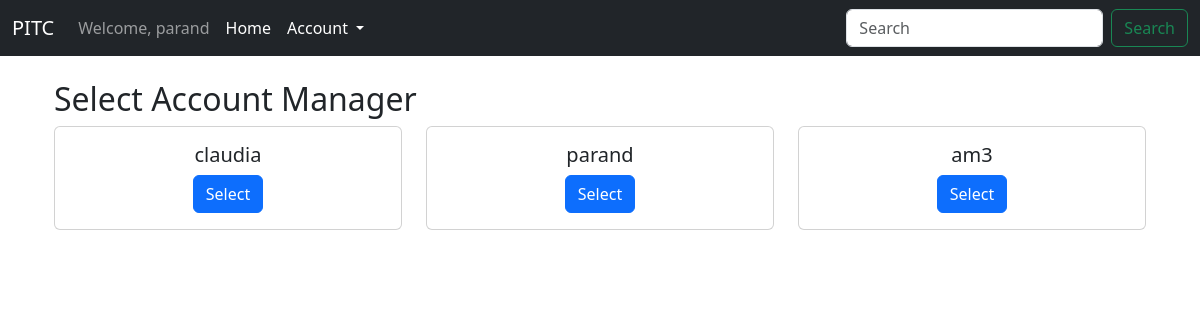
The app's page /select_account_manager/ (signed in) with its own data.
### bensApp/models.py (models this page shows)
class AccountManager(models.Model):
    user = models.OneToOneField(User,on_delete=models.CASCADE, null=True)
    name = models.CharField(max_length=100)

### bensApp/views.py (the view)
# urls.py: path('select_account_manager/', views.select_account_manager, name='select_account_manager'),
def select_account_manager(request):
    account_managers = AccountManager.objects.all()
    if request.method == 'POST':
        selected_account_manager_uname = request.POST['account_manager_username']
        request.session['selected_account_manager_username'] = selected_account_manager_uname
        return redirect('shop_for_services')
    return render(request, 'select_account_manager.html', {'account_managers': account_managers})

### bensApp/templates/select_account_manager.html (shortened to what this page needs)
{% extends 'base.html' %}
{% block content %}
  <div class="container">
    <h2>Select Account Manager</h2>
    <div class="row">
      {% for account_manager in account_managers %}
        <div class="col-md-4">
          <div class="card text-center">
            <div class="card-body">
              <h5 class="card-title">{{ account_manager.user.username }}</h5>
              <form method="POST">
                <button type="submit" class="btn btn-primary">Select</button>
              </form>
            </div>
          </div>
        </div>
      {% endfor %}
    </div>
  </div>
{% endblock %}

### bensApp/templates/navbar.html (shortened to what this page needs)
<nav class="navbar navbar-expand-lg navbar-dark bg-dark">
  <div class="container-fluid">
      <a class="navbar-brand" href="{% url 'home' %}"> PITC </a>
      <div class="collapse navbar-collapse" id="navbarSupportedContent">
          <ul class="navbar-nav me-auto mb-2 mb-lg-0">
              {% if user.is_authenticated %}
                  <li class="nav-item">
                      <a class="nav-link" href="#">Welcome, {{ user.username }}</a>
                  </li>
                  <li class="nav-item">
                    <a class="nav-link active" aria-current="page" href="{% url 'home' %}">Home</a>
                  </li>
                  <li class="nav-item dropdown">
                      <a class="nav-link dropdown-toggle active" href="#" id="navbarDropdown" role="button" data-bs-toggle="dropdown" aria-expanded="false">
                          Account
                      </a>
                  </li>
              {% else %}
                  <li class="nav-item">
                      <a class="nav-link" href="{% url 'home' %}">Login</a>
                  </li>
              {% endif %}
          </ul>
          <form class="d-flex" role="search">
              <input class="form-control me-2" type="search" placeholder="Search" aria-label="Search">
              <button class="btn btn-outline-success" type="submit">Search</button>
          </form>
      </div>
  </div>
</nav>

### records on screen
AccountManager: user.username "claudia"
AccountManager: user.username "parand"
AccountManager: user.username "am3"

### other values on screen
{{ user.username }} "parand"
